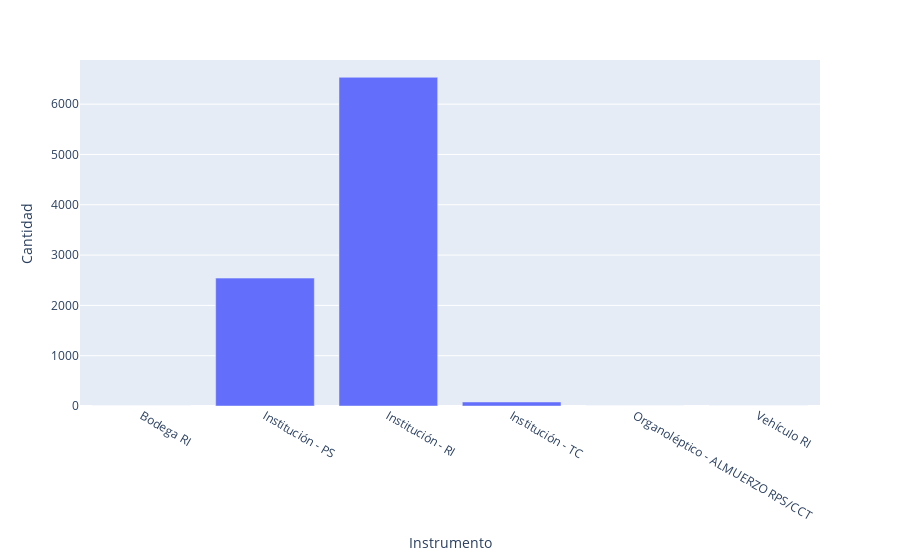

This figure's notebook cell:
### Code cell
#agrupacion por instrumento 
Instituciones_por_Instrumento = segunda_hoja.groupby('Instrumento').agg({'Nombre IED': 'count'}).reset_index()
Instituciones_por_Instrumento = Instituciones_por_Instrumento.rename(columns={'Nombre IED' : 'Cantidad'})

fig1 = px.bar(Instituciones_por_Instrumento, x='Instrumento', y='Cantidad')

fig2 = px.pie(Instituciones_por_Instrumento,)

fig1.show()

fig2.show()

### Figure 1 — Plotly figure (JSON) as saved in the notebook; plotly's stock layout.template omitted (floating-point values rounded to 4 significant figures)
{"data": [{"alignmentgroup": "True", "hovertemplate": "Instrumento=%{x}<br>Cantidad=%{y}<extra></extra>", "legendgroup": "", "marker": {"color": "#636efa", "pattern": {"shape": ""}}, "name": "", "offsetgroup": "", "orientation": "v", "showlegend": false, "textposition": "auto", "type": "bar", "x": ["Bodega RI", "Institución - PS", "Institución - RI", "Institución - TC", "Organoléptico - ALMUERZO RPS/CCT", "Vehículo RI "], "xaxis": "x", "y": [0, 2542, 6534, 80, 0, 0], "yaxis": "y"}], "layout": {"barmode": "relative", "legend": {"tracegroupgap": 0}, "margin": {"t": 60}, "xaxis": {"anchor": "y", "domain": [0, 1], "title": {"text": "Instrumento"}}, "yaxis": {"anchor": "x", "domain": [0, 1], "title": {"text": "Cantidad"}}}}
